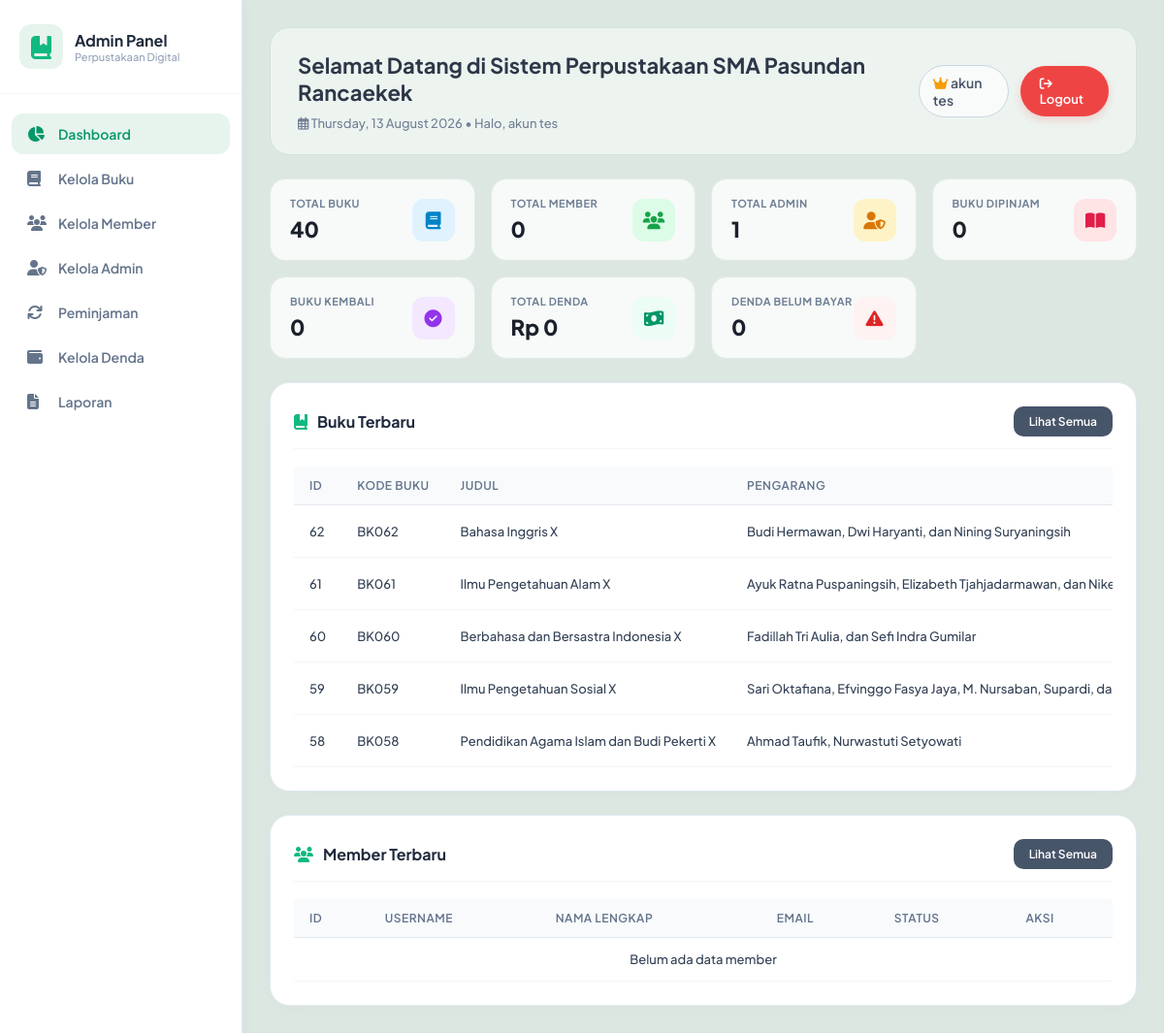
/dashboard_admin.php (signed in), run on the app's committed database.
### tables this page shows
CREATE TABLE `buku` (
  `id` int(11) NOT NULL,
  `kode_buku` varchar(20) NOT NULL,
  `judul` varchar(200) NOT NULL,
  `penulis` varchar(100) NOT NULL,
  `penerbit` varchar(100) DEFAULT NULL,
  `tahun_terbit` int(11) DEFAULT NULL,
  `isbn` varchar(20) DEFAULT NULL,
  `kategori` varchar(50) DEFAULT NULL,
  `deskripsi` text,
  `jumlah_halaman` int(11) DEFAULT NULL,
  `lokasi_rak` varchar(20) DEFAULT NULL,
  `stok` int(11) NOT NULL DEFAULT '0',
  `cover` varchar(255) DEFAULT NULL,
  `stok_tersedia` int(11) NOT NULL DEFAULT '0',
  `gambar` varchar(255) DEFAULT NULL,
  `created_at` timestamp NOT NULL DEFAULT CURRENT_TIMESTAMP,
  `updated_at` timestamp NOT NULL DEFAULT CURRENT_TIMESTAMP ON UPDATE CURRENT_TIMESTAMP
);

### dashboard_admin.php (the view, shortened to what this page needs)
<?php
require_once 'config.php';
$admin_nama = $_SESSION['admin_nama'] ?? 'Admin';
$total_buku = mysqli_fetch_assoc(mysqli_query($conn, "SELECT COUNT(*) as total FROM buku"))['total'] ?? 0;
$total_member = mysqli_fetch_assoc(mysqli_query($conn, "SELECT COUNT(*) as total FROM users WHERE role='member'"))['total'] ?? 0;
$total_admin = mysqli_fetch_assoc(mysqli_query($conn, "SELECT COUNT(*) as total FROM admin"))['total'] ?? 0;
$total_pinjam = mysqli_fetch_assoc(mysqli_query($conn, "SELECT COUNT(*) as total FROM peminjaman WHERE status='dipinjam'"))['total'] ?? 0;
$total_kembali = mysqli_fetch_assoc(mysqli_query($conn, "SELECT COUNT(*) as total FROM peminjaman WHERE status='dikembalikan'"))['total'] ?? 0;
$total_denda = mysqli_fetch_assoc(mysqli_query($conn, "SELECT COALESCE(SUM(denda), 0) as total FROM peminjaman WHERE denda > 0"))['total'] ?? 0;
$total_belum_bayar = mysqli_fetch_assoc(mysqli_query($conn, "SELECT COUNT(*) as total FROM peminjaman WHERE denda > 0"))['total'] ?? 0;
$buku_query = "SELECT * FROM buku ORDER BY id DESC LIMIT 5";
$buku_result = mysqli_query($conn, $buku_query);
$member_query = "SELECT * FROM users WHERE role='member' ORDER BY id DESC LIMIT 5";
$member_result = mysqli_query($conn, $member_query);
?>
<!DOCTYPE html>
<html lang="id">
<head>
    <link rel="stylesheet" href="https://cdnjs.cloudflare.com/ajax/libs/font-awesome/6.4.0/css/all.min.css">
</head>
<body>
    <div class="sidebar" id="sidebar">
        <div class="sidebar-header">
            <div class="logo"><i class="fa-solid fa-book-bookmark"></i></div>
            <div>
                <h3>Admin Panel</h3>
                <p style="font-size: 11px; color: #94a3b8; font-weight: 500;">Perpustakaan Digital</p>
            </div>
        </div>
        <ul class="sidebar-menu">
            <li class="active">
                <a href="dashboard_admin.php">
                    <i class="fa-solid fa-chart-pie"></i> Dashboard
                </a>
            </li>
            <li>
                <a href="kelola_buku.php">
                    <i class="fa-solid fa-book"></i> Kelola Buku
                </a>
            </li>
            <li>
                <a href="kelola_member.php">
                    <i class="fa-solid fa-users"></i> Kelola Member
                </a>
            </li>
            <li>
                <a href="kelola_admin.php">
                    <i class="fa-solid fa-user-shield"></i> Kelola Admin
                </a>
            </li>
            <li>
                <a href="kelola_peminjaman.php">
                    <i class="fa-solid fa-arrows-rotate"></i> Peminjaman
                </a>
            </li>
            <li>
                <a href="kelola_denda.php">
                    <i class="fa-solid fa-wallet"></i> Kelola Denda
                </a>
            </li>
            <li>
                <a href="laporan.php">
                    <i class="fa-solid fa-file-lines"></i> Laporan
                </a>
            </li>
        </ul>
    </div>
    <div class="main-content">
        <div class="top-banner">
            <div>
                <div style="display: flex; align-items: center; gap: 12px; margin-bottom: 6px;">
                    <h1>Selamat Datang di Sistem Perpustakaan SMA Pasundan Rancaekek</h1>
                </div>
                <p><i class="fa-regular fa-calendar-days"></i> <?php echo date('l, d F Y'); ?> • Halo, <?php echo htmlspecialchars($admin_nama); ?></p>
            </div>
            <div class="navbar">
                <div class="user-info">
                    <span class="user-name"><i class="fa-solid fa-crown" style="color: #f59e0b;"></i> <?php echo htmlspecialchars($admin_nama); ?></span>
                    <a href="logout.php" class="btn-logout"><i class="fa-solid fa-arrow-right-from-bracket"></i> Logout</a>
                </div>
            </div>
        </div>
        <div class="stats-grid">
            <div class="stat-card card-1">
                <div class="stat-info">
                    <h3>Total Buku</h3>
                    <div class="stat-number"><?php echo $total_buku; ?></div>
                </div>
                <div class="stat-icon"><i class="fa-solid fa-book"></i></div>
            </div>
            <div class="stat-card card-2">
                <div class="stat-info">
                    <h3>Total Member</h3>
                    <div class="stat-number"><?php echo $total_member; ?></div>
                </div>
                <div class="stat-icon"><i class="fa-solid fa-users"></i></div>
            </div>
            <div class="stat-card card-3">
                <div class="stat-info">
                    <h3>Total Admin</h3>
                    <div class="stat-number"><?php echo $total_admin; ?></div>
                </div>
                <div class="stat-icon"><i class="fa-solid fa-user-shield"></i></div>
            </div>
            <div class="stat-card card-4">
                <div class="stat-info">
                    <h3>Buku Dipinjam</h3>
                    <div class="stat-number"><?php echo $total_pinjam; ?></div>
                </div>
                <div class="stat-icon"><i class="fa-solid fa-book-open"></i></div>
            </div>
            <div class="stat-card card-5">
                <div class="stat-info">
                    <h3>Buku Kembali</h3>
                    <div class="stat-number"><?php echo $total_kembali; ?></div>
                </div>
                <div class="stat-icon"><i class="fa-solid fa-circle-check"></i></div>
            </div>
            <div class="stat-card card-6">
                <div class="stat-info">
                    <h3>Total Denda</h3>
                    <div class="stat-number">Rp <?php echo number_format($total_denda, 0, ',', '.'); ?></div>
                </div>
                <div class="stat-icon"><i class="fa-solid fa-money-bill-wave"></i></div>
            </div>
            <div class="stat-card card-7">
                <div class="stat-info">
                    <h3>Denda Belum Bayar</h3>
                    <div class="stat-number"><?php echo $total_belum_bayar; ?></div>
                </div>
                <div class="stat-icon"><i class="fa-solid fa-triangle-exclamation"></i></div>
            </div>
        </div>
        <div class="card">
            <div class="card-header">
                <h3><i class="fa-solid fa-book-bookmark"></i> Buku Terbaru</h3>
                <a href="kelola_buku.php" class="btn-add">Lihat Semua</a>
            </div>
            <div class="table-responsive">
                <table class="data-table">
                    <thead>
                        <tr>
                            <th>ID</th>
                            <th>Kode Buku</th>
                            <th>Judul</th>
                            <th>Pengarang</th>
                        </tr>
                    </thead>
                    <tbody>
                        <?php if(mysqli_num_rows($buku_result) > 0): ?>
                            <?php while($buku = mysqli_fetch_assoc($buku_result)): ?>
                            <tr>
                                <td><?php echo $buku['id']; ?></td>
                                <td><?php echo htmlspecialchars($buku['kode_buku']); ?></td>
                                <td><?php echo htmlspecialchars($buku['judul']); ?></td>
                                <td><?php echo htmlspecialchars($buku['penulis']); ?></td>
                            </tr>
                            <?php endwhile; ?>
                        <?php else: ?>
                            <tr>
                                <td colspan="6" style="text-align: center;">Belum ada data buku</td>
                            </tr>
                        <?php endif; ?>
                    </tbody>
                </table>
            </div>
        </div>
        <div class="card">
            <div class="card-header">
                <h3><i class="fa-solid fa-users"></i> Member Terbaru</h3>
                <a href="kelola_member.php" class="btn-add">Lihat Semua</a>
            </div>
            <div class="table-responsive">
                <table class="data-table">
                    <thead>
                        <tr>
                            <th>ID</th>
                            <th>Username</th>
                            <th>Nama Lengkap</th>
                            <th>Email</th>
                            <th>Status</th>
                            <th>Aksi</th>
                        </tr>
                    </thead>
                    <tbody>
                        <?php if(mysqli_num_rows($member_result) > 0): ?>
                            <?php while($member = mysqli_fetch_assoc($member_result)): ?>
                            <tr>
                                <td><?php echo $member['id']; ?></td>
                                <td><?php echo htmlspecialchars($member['username']); ?></td>
                                <td><?php echo htmlspecialchars($member['nama_lengkap']); ?></td>
                                <td><?php echo htmlspecialchars($member['email']); ?></td>
                                <td><span class="badge badge-member">Member</span></td>
                                <td>
                                    <a href="edit_member.php?id=<?php echo $member['id']; ?>" class="btn-edit">Edit</a>
                                    <a href="hapus_member.php?id=<?php echo $member['id']; ?>" class="btn-delete" onclick="return confirm('Yakin hapus?')">Hapus</a>
                                </td>
                            </tr>
                            <?php endwhile; ?>
                        <?php else: ?>
                            <tr>
                                <td colspan="6" style="text-align: center;">Belum ada data member</td>
                            </tr>
                        <?php endif; ?>
                    </tbody>
                </table>
            </div>
        </div>
    </div>
</body>
</html>

### dashboard_admin.php (style rules this page uses)
* { margin: 0; padding: 0; box-sizing: border-box; }
body { font-family: 'Plus Jakarta Sans', sans-serif; background-color: #dce7e1; color: #2d3748; min-height: 100vh; }
.sidebar { position: fixed; left: 0; top: 0; width: 250px; height: 100%; background: #ffffff; color: #4a5568; transition: all 0.3s ease; z-index: 1000; box-shadow: 2px 0 15px rgba(0,0,0,0.03); border-right: 1px solid #e2e8f0; }
.sidebar-header { padding: 25px 20px; text-align: left; display: flex; align-items: center; gap: 12px; border-bottom: 1px solid #f1f5f9; }
.sidebar-header .logo { font-size: 24px; background: #e6f4ed; color: #10b981; padding: 8px 12px; border-radius: 12px; }
.sidebar-header h3 { font-size: 16px; font-weight: 700; color: #1e293b; }
.sidebar-menu { list-style: none; padding: 20px 12px; }
.sidebar-menu li { margin-bottom: 4px; }
.sidebar-menu li a { display: flex; align-items: center; padding: 12px 16px; color: #64748b; text-decoration: none; transition: all 0.2s ease; gap: 12px; border-radius: 12px; font-size: 14px; font-weight: 600; }
.sidebar-menu li.active a { background: #e6f4ed; color: #059669; }
.sidebar-menu li a i { width: 20px; font-size: 16px; }
.main-content { margin-left: 250px; padding: 28px; transition: all 0.3s ease; }
.top-banner { background: #edf4f0; border: 1px solid #d1e3d7; border-radius: 20px; padding: 24px 28px; display: flex; justify-content: space-between; align-items: center; margin-bottom: 24px; }
.top-banner h1 { font-size: 22px; font-weight: 700; color: #2d3748; margin-bottom: 4px; }
.top-banner p { font-size: 13px; color: #718096; font-weight: 500; }
.navbar { display: flex; align-items: center; gap: 15px; }
.user-info { display: flex; align-items: center; gap: 12px; }
.user-name { color: #4a5568; font-weight: 600; font-size: 14px; background: rgba(255, 255, 255, 0.7); padding: 8px 14px; border-radius: 30px; border: 1px solid #cbd5e1; }
.btn-logout { background: #ef4444; color: white; padding: 10px 20px; border-radius: 30px; text-decoration: none; font-size: 13px; font-weight: 600; transition: all 0.2s; box-shadow: 0 4px 10px rgba(239, 68, 68, 0.2); }
.stats-grid { display: grid; grid-template-columns: repeat(4, 1fr); gap: 16px; margin-bottom: 24px; }
.stat-card { background: #f7faf8; border: 1px solid #e2ece5; padding: 18px 20px; border-radius: 16px; display: flex; align-items: center; justify-content: space-between; transition: all 0.2s; }
.stat-info h3 { font-size: 11px; font-weight: 700; color: #718096; text-transform: uppercase; letter-spacing: 0.5px; margin-bottom: 6px; }
.stat-number { font-size: 22px; font-weight: 800; color: #1a202c; }
.stat-icon { width: 44px; height: 44px; border-radius: 12px; display: flex; align-items: center; justify-content: center; font-size: 18px; }
.card-1 .stat-icon { background: #e0f2fe; color: #0284c7; }
.card-2 .stat-icon { background: #dcfce7; color: #16a34a; }
.card-3 .stat-icon { background: #fef3c7; color: #d97706; }
.card-4 .stat-icon { background: #ffe4e6; color: #e11d48; }
.card-5 .stat-icon { background: #f3e8ff; color: #9333ea; }
.card-6 .stat-icon { background: #ecfdf5; color: #059669; }
.card-7 .stat-icon { background: #fef2f2; color: #dc2626; }
.card { background: #ffffff; border-radius: 20px; padding: 24px; margin-bottom: 24px; border: 1px solid #e2e8f0; box-shadow: 0 4px 20px rgba(0,0,0,0.02); overflow-x: auto; }
.card-header { display: flex; justify-content: space-between; align-items: center; margin-bottom: 18px; padding-bottom: 12px; border-bottom: 1px solid #f1f5f9; }
.card-header h3 { color: #1e293b; font-size: 16px; font-weight: 700; display: flex; align-items: center; gap: 10px; }
.card-header h3 i { color: #10b981; }
.btn-add { background: #475569; color: white; padding: 8px 16px; border-radius: 10px; text-decoration: none; font-size: 12px; font-weight: 600; transition: all 0.2s; white-space: nowrap; }
.table-responsive { width: 100%; overflow-x: auto; }
.data-table { width: 100%; border-collapse: collapse; white-space: nowrap; }
.data-table th { background: #f8fafc; color: #64748b; font-weight: 600; font-size: 12px; text-transform: uppercase; letter-spacing: 0.5px; padding: 12px 16px; text-align: left; border-bottom: 1px solid #e2e8f0; }
.data-table td { padding: 14px 16px; color: #334155; font-size: 13px; font-weight: 500; border-bottom: 1px solid #f1f5f9; }

### data on the page
buku: id "62", kode_buku "BK062", judul "Bahasa Inggris X", penulis "Budi Hermawan, Dwi Haryanti, dan Nining Suryaningsih"
buku: id "61", kode_buku "BK061", judul "Ilmu Pengetahuan Alam X", penulis "Ayuk Ratna Puspaningsih, Elizabeth Tjahjadarmawan, dan…"
buku: id "60", kode_buku "BK060", judul "Berbahasa dan Bersastra Indonesia X", penulis "Fadillah Tri Aulia, dan Sefi Indra Gumilar"
buku: id "59", kode_buku "BK059", judul "Ilmu Pengetahuan Sosial X", penulis "Sari Oktafiana, Efvinggo Fasya Jaya, M. Nursaban, Supardi,…"
buku: id "58", kode_buku "BK058", judul "Pendidikan Agama Islam dan Budi Pekerti X", penulis "Ahmad Taufik, Nurwastuti Setyowati"

### other printed values
$admin_nama "akun tes"
$total_buku "40"
$total_member "0"
$total_admin "1"
$total_pinjam "0"
$total_kembali "0"
$total_denda "0"
$total_belum_bayar "0"
